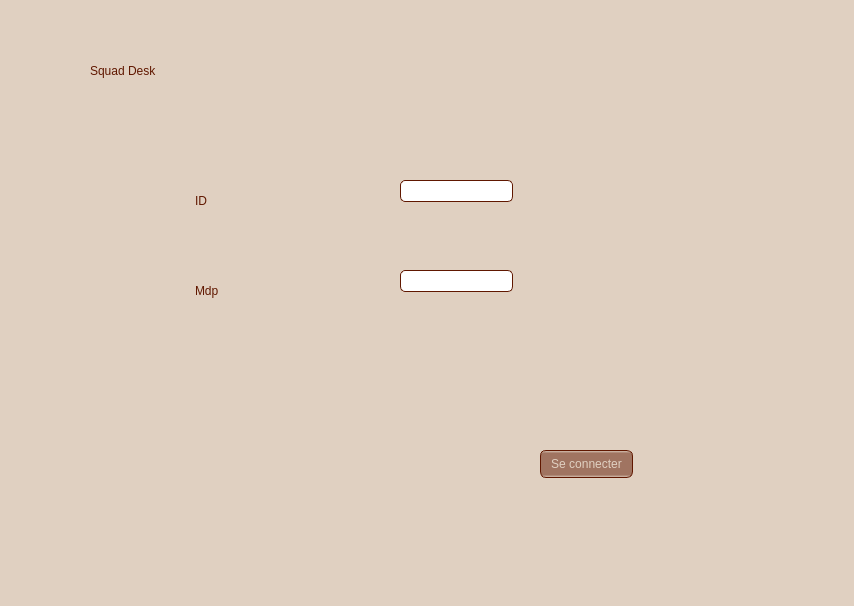
<?xml version="1.0" encoding="UTF-8"?>
<ui version="4.0">
 <class>login</class>
 <widget class="QWidget" name="login">
  <property name="geometry">
   <rect>
    <x>0</x>
    <y>0</y>
    <width>854</width>
    <height>606</height>
   </rect>
  </property>
  <property name="windowTitle">
   <string>Form</string>
  </property>
  <property name="styleSheet">
   <string notr="true">QToolTip
{
     border: 1px white ;
     background-color: #601700;
     padding: 1px;
     border-radius: 3px;
     opacity: 100;
}

QWidget
{
    color: #601700;
    background-color: #e0d0c1;
}

/*QWidget:item
{
	 border-top-color: #601700;
    border-color: #601700;
    color: #e0d0c1;
	background-color: #e0d0c1;
	
}*/
QWidget:item:hover
{
    background-color: QLinearGradient( x1: 0, y1: 0, x2: 0, y2: 1, stop: 0 #e0d0c1, stop: 1 #a07461);
    color: #601700;
}

QWidget:item:selected
{
    background-color: QLinearGradient( x1: 0, y1: 0, x2: 0, y2: 1, stop: 0 #a07461, stop: 1 #a07461);
}

QMenuBar::item
{
    background: white;
}

QMenuBar::item:selected
{
    background: transparent;
    border: 1px solid #ffaa00;
}

QMenuBar::item:pressed
{
    background: #444;
    border: 1px solid #000;
    background-color: QLinearGradient(
        x1:0, y1:0,
        x2:0, y2:1,
        stop:1 #212121,
        stop:0.4 #343434/*,
        stop:0.2 #343434,
        stop:0.1 #ffaa00*/
    );
    margin-bottom:-1px;
    padding-bottom:1px;
}

QMenu
{
    border: 1px solid #000;
}

QMenu::item
{
    padding: 2px 20px 2px 20px;
}

QMenu::item:selected
{
    color: #000000;
}

QWidget:disabled
{
    color: #601700;
    background-color: #e0d0c1;
}

QAbstractItemView
{
    background-color: #e0d0c1/*QLinearGradient( x1: 0, y1: 0, x2: 0, y2: 1, stop: 0 #4d4d4d, stop: 0.1 #646464, stop: 1 #5d5d5d);*/
}

QWidget:focus
{
    /*border: 2px solid QLinearGradient( x1: 0, y1: 0, x2: 0, y2: 1, stop: 0 #ffa02f, stop: 1 #d7801a);*/
}

QLineEdit
{
    background-color:white;
/*QLinearGradient( x1: 0, y1: 0, x2: 0, y2: 1, stop: 0 #a07461, stop: 0 #a07461, stop: 1 #a07461);*/
    padding: 1px;
    border-style: solid;
    border: 1px solid #601700;
    border-radius: 5;
}

QPushButton
{
    color: #e0d0c1;
    background-color: QLinearGradient( x1: 0, y1: 0, x2: 0, y2: 1, stop: 0 #e0d0c1, stop: 0.1 #a07461, stop: 0.5 #a07461, stop: 0.9 #a07461, stop: 1 #e0d0c1);
    border-width: 1px;
    border-color: #601700;
    border-style: solid;
    border-radius: 6;
    padding: 3px;
    font-size: 12px;
    padding-left: 5px;
    padding-right: 5px;
}

QPushButton:pressed
{
    background-color:QLinearGradient( x1: 0, y1: 0, x2: 0, y2: 1, stop: 0 #a07461, stop: 0.2 #601700, stop: 0.5 #601700, stop: 0.8 #601700, stop: 1 #a07461);
/*QLinearGradient( x1: 0, y1: 0, x2: 0, y2: 1, stop: 0 #a07461, stop: 0.1 #601700, stop: 0.5 #601700, stop: 0.9 #601700, stop: 1 #61700);*/
}

QComboBox
{
    selection-background-color: #ffaa00;
    background-color: QLinearGradient( x1: 0, y1: 0, x2: 0, y2: 1, stop: 0 #565656, stop: 0.1 #525252, stop: 0.5 #4e4e4e, stop: 0.9 #4a4a4a, stop: 1 #464646);
    border-style: solid;
    border: 1px solid #ffffff;
    border-radius: 5;
}

QComboBox:hover,QPushButton:hover
{
    border: 2px solid QLinearGradient( x1: 0, y1: 0, x2: 0, y2: 1, stop: 0 #a07461, stop: 1 #c18c75);
}


QComboBox:on
{
    padding-top: 3px;
    padding-left: 4px;
    background-color: QLinearGradient( x1: 0, y1: 0, x2: 0, y2: 1, stop: 0 #2d2d2d, stop: 0.1 #2b2b2b, stop: 0.5 #292929, stop: 0.9 #282828, stop: 1 #252525);
    selection-background-color: #ffaa00;
}

QComboBox QAbstractItemView
{
    border: 2px solid white;
    selection-background-color: QLinearGradient( x1: 0, y1: 0, x2: 0, y2: 1, stop: 0 #ffa02f, stop: 1 #d7801a);
}

QComboBox::drop-down
{
     subcontrol-origin: padding;
     subcontrol-position: top right;
     width: 15px;

     border-left-width: 0px;
     border-left-color: darkgray;
     border-left-style: solid; /* just a single line */
     border-top-right-radius: 3px; /* same radius as the QComboBox */
     border-bottom-right-radius: 3px;
 }

QComboBox::down-arrow
{
     image: url(:/down_arrow.png);
}

QGroupBox:focus
{
border: 2px solid #e0d0c1/*QLinearGradient( x1: 0, y1: 0, x2: 0, y2: 1, stop: 0 #e0d0c1, stop: 1 #a07461);*/
}

QTextEdit:focus
{
    border: 2px solid #e0d0c1/*QLinearGradient( x1: 0, y1: 0, x2: 0, y2: 1, stop: 0 #ffa02f, stop: 1 #d7801a);*/
}

QScrollBar:horizontal {
     border: 1px solid #601700;
     background: QLinearGradient( x1: 0, y1: 0, x2: 0, y2: 1, stop: 0.0 #601700, stop: 0.2 #601700, stop: 1 #601700);
     height: 7px;
     margin: 0px 16px 0 16px;
}

QScrollBar::handle:horizontal
{
      background: QLinearGradient( x1: 0, y1: 0, x2: 1, y2: 0, stop: 0 #e0d0c1, stop: 0.5 #e0d0c1, stop: 1 #e0d0c1);
      min-height: 20px;
      border-radius: 2px;
}

QScrollBar::add-line:horizontal {
      border: 1px solid #601700;
      border-radius: 2px;
      background: QLinearGradient( x1: 0, y1: 0, x2: 1, y2: 0, stop: 0 #e0d0c1, stop: 1 #e0d0c1);
      width: 14px;
      subcontrol-position: right;
      subcontrol-origin: margin;
}

QScrollBar::sub-line:horizontal {
      border: 1px solid #601700;
      border-radius: 2px;
      background: QLinearGradient( x1: 0, y1: 0, x2: 1, y2: 0, stop: 0 #e0d0c1, stop: 1 #e0d0c1);
      width: 14px;
     subcontrol-position: left;
     subcontrol-origin: margin;
}

QScrollBar::right-arrow:horizontal, QScrollBar::left-arrow:horizontal
{
      border: 1px solid black;
      width: 1px;
      height: 1px;
      background: white;
}

QScrollBar::add-page:horizontal, QScrollBar::sub-page:horizontal
{
      background: none;
}

QScrollBar:vertical
{
      background: QLinearGradient( x1: 0, y1: 0, x2: 1, y2: 0, stop: 0.0 #601700, stop: 0.2 #601700, stop: 1 #601700);
      width: 7px;
      margin: 16px 0 16px 0;
      border: 1px solid #601700;
}

QScrollBar::handle:vertical
{
      background: QLinearGradient( x1: 0, y1: 0, x2: 0, y2: 1, stop: 0 #e0d0c1, stop: 0.5 #e0d0c1, stop: 1 #e0d0c1);
      min-height: 20px;
      border-radius: 2px;
}

QScrollBar::add-line:vertical
{
      border: 1px solid #601700;
      border-radius: 2px;
      background: QLinearGradient( x1: 0, y1: 0, x2: 0, y2: 1, stop: 0 #e0d0c1, stop: 1 #e0d0c1);
      height: 14px;
      subcontrol-position: bottom;
      subcontrol-origin: margin;
}

QScrollBar::sub-line:vertical
{
      border: 1px solid #601700;
      border-radius: 2px;
      background: QLinearGradient( x1: 0, y1: 0, x2: 0, y2: 1, stop: 0 #e0d0c1, stop: 1 #e0d0c1);
      height: 14px;
      subcontrol-position: top;
      subcontrol-origin: margin;
}

QScrollBar::up-arrow:vertical, QScrollBar::down-arrow:vertical
{
      border: 1px solid black;
      width: 1px;
      height: 1px;
      background: white;
}


QScrollBar::add-page:vertical, QScrollBar::sub-page:vertical
{
      background: none;
}

QTextEdit
{
    background-color: #e0d0c1;
border:#e0d0c1;
}

QPlainTextEdit
{
    background-color: #e0d0c1;
}

QHeaderView::section
{
    background-color: QLinearGradient( x1: 0, y1: 0, x2: 0, y2: 1, stop: 0 #e0d0c1, stop: 0.2 #a07461, stop: 0.5 #a07461, stop: 0.8 #a07461, stop: 1 #e0d0c1);/*QLinearGradient(x1:0, y1:0, x2:0, y2:1, stop:0 #c1b4a7, stop: 0.5 #8c6555, stop: 0.6 #601700, stop:1 #8c6555);*/
    color: #e0d0c1;
    padding-left: 4px;
    border: 1px solid #601700;
}

QCheckBox:disabled
{
color: #414141;
}

QDockWidget::title
{
    text-align: center;
    spacing: 3px; /* spacing between items in the tool bar */
    background-color: QLinearGradient(x1:0, y1:0, x2:0, y2:1, stop:0 #323232, stop: 0.5 #242424, stop:1 #323232);
}

QDockWidget::close-button, QDockWidget::float-button
{
    text-align: center;
    spacing: 1px; /* spacing between items in the tool bar */
    background-color: QLinearGradient(x1:0, y1:0, x2:0, y2:1, stop:0 #323232, stop: 0.5 #242424, stop:1 #323232);
}

QDockWidget::close-button:hover, QDockWidget::float-button:hover
{
    background: #242424;
}

QDockWidget::close-button:pressed, QDockWidget::float-button:pressed
{
    padding: 1px -1px -1px 1px;
}

QMainWindow::separator
{
    background-color: QLinearGradient(x1:0, y1:0, x2:0, y2:1, stop:0 #161616, stop: 0.5 #151515, stop: 0.6 #212121, stop:1 #343434);
    color: white;
    padding-left: 4px;
    border: 1px solid #e0d0c1;
    spacing: 3px; /* spacing between items in the tool bar */
}

QMainWindow::separator:hover
{

    background-color: QLinearGradient(x1:0, y1:0, x2:0, y2:1, stop:0 #d7801a, stop:0.5 #b56c17 stop:1 #ffa02f);
    color: white;
    padding-left: 4px;
    border: 1px solid #6c6c6c;
    spacing: 3px; /* spacing between items in the tool bar */
}

QToolBar::handle
{
     spacing: 3px; /* spacing between items in the tool bar */
     background: url(:/images/handle.png);
}

QMenu::separator
{
    height: 2px;
    background-color: QLinearGradient(x1:0, y1:0, x2:0, y2:1, stop:0 #161616, stop: 0.5 #151515, stop: 0.6 #212121, stop:1 #343434);
    color: white;
    padding-left: 4px;
    margin-left: 10px;
    margin-right: 5px;
}

QProgressBar
{
    border: 2px solid grey;
    border-radius: 5px;
    text-align: center;
}

QProgressBar::chunk
{
    background-color: #d7801a;
    width: 2.15px;
    margin: 0.5px;
}

QTabBar::tab {
    color: #e0d0c1;
    border: 1px solid #601700;
    border-bottom-style: none;
    background-color:   QLinearGradient(x1:0, y1:0, x2:0, y2:1, stop:1 #601700, stop:.4 #841e00);;
    padding-left: 10px;
    padding-right: 10px;
    padding-top: 3px;
    padding-bottom: 2px;
    margin-right: -1px;
}

QTabWidget::pane {
    border: 1px solid #601700;
    top: 1px;
}

QTabBar::tab:last
{
    margin-right: 0; /* the last selected tab has nothing to overlap with on the right */
    border-top-right-radius: 3px;
}

QTabBar::tab:first:!selected
{
 margin-left: 0px; /* the last selected tab has nothing to overlap with on the right */


    border-top-left-radius: 3px;
}

QTabBar::tab:!selected
{
    color: #601700;
    border-bottom-style: solid;
    margin-top: 3px;
    background-color: QLinearGradient(x1:0, y1:0, x2:0, y2:1, stop:1 #a07461, stop:.4 #bc8872);
}

QTabBar::tab:selected
{
    border-top-left-radius: 3px;
    border-top-right-radius: 3px;
    margin-bottom: 0px;
}

QTabBar::tab:!selected:hover
{
    /*border-top: 2px solid #ffaa00;
    padding-bottom: 3px;*/
    border-top-left-radius: 3px;
    border-top-right-radius: 3px;
    background-color: QLinearGradient(x1:0, y1:0, x2:0, y2:1, stop:1 #a07461, stop:0.4 #bc8872, stop:0.2 #bc8872, stop:0.1 #a07461);
}

QRadioButton::indicator:checked, QRadioButton::indicator:unchecked{
    color: #601700;
    background-color: #a07461;
    border: 1px solid #601700;
    border-radius: 6px;
}

QRadioButton::indicator:checked
{
    background-color: qradialgradient(
        cx: 0.5, cy: 0.5,
        fx: 0.5, fy: 0.5,
        radius: 1.0,
        stop: 0.25 #e0d0c1,
        stop: 0.3 #601700
    );
}

QCheckBox::indicator{
    color: #b1b1b1;
    background-color: #323232;
    border: 1px solid #b1b1b1;
    width: 9px;
    height: 9px;
}

QRadioButton::indicator
{
    border-radius: 6px;
}

QRadioButton::indicator:hover, QCheckBox::indicator:hover
{
    border: 1px solid #601700;
}

QCheckBox::indicator:checked
{
    image:url(:/images/checkbox.png);
}

QCheckBox::indicator:disabled, QRadioButton::indicator:disabled
{
    border: 1px solid #444;
}</string>
  </property>
  <widget class="QLabel" name="label">
   <property name="geometry">
    <rect>
     <x>195</x>
     <y>190</y>
     <width>101</width>
     <height>21</height>
    </rect>
   </property>
   <property name="text">
    <string>ID</string>
   </property>
  </widget>
  <widget class="QLabel" name="label_2">
   <property name="geometry">
    <rect>
     <x>195</x>
     <y>270</y>
     <width>101</width>
     <height>41</height>
    </rect>
   </property>
   <property name="text">
    <string>Mdp</string>
   </property>
  </widget>
  <widget class="QLineEdit" name="nom">
   <property name="geometry">
    <rect>
     <x>400</x>
     <y>180</y>
     <width>113</width>
     <height>22</height>
    </rect>
   </property>
  </widget>
  <widget class="QLineEdit" name="mdp">
   <property name="geometry">
    <rect>
     <x>400</x>
     <y>270</y>
     <width>113</width>
     <height>22</height>
    </rect>
   </property>
   <property name="echoMode">
    <enum>QLineEdit::Password</enum>
   </property>
  </widget>
  <widget class="QPushButton" name="login_2">
   <property name="geometry">
    <rect>
     <x>540</x>
     <y>450</y>
     <width>93</width>
     <height>28</height>
    </rect>
   </property>
   <property name="text">
    <string>Se connecter</string>
   </property>
  </widget>
  <widget class="QLabel" name="label_3">
   <property name="geometry">
    <rect>
     <x>90</x>
     <y>20</y>
     <width>341</width>
     <height>101</height>
    </rect>
   </property>
   <property name="styleSheet">
    <string notr="true">font: 36pt &quot;MV Boli&quot;;</string>
   </property>
   <property name="text">
    <string>Squad Desk</string>
   </property>
  </widget>
 </widget>
 <resources/>
 <connections/>
</ui>
